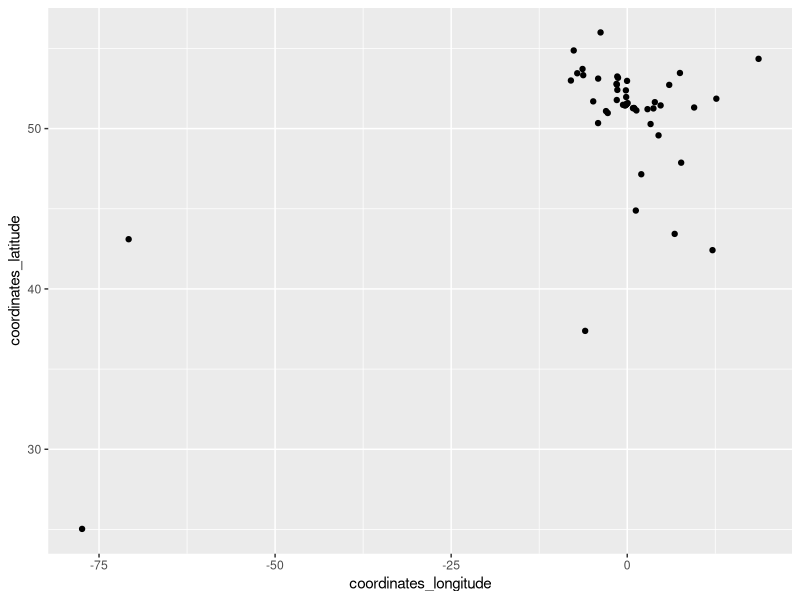
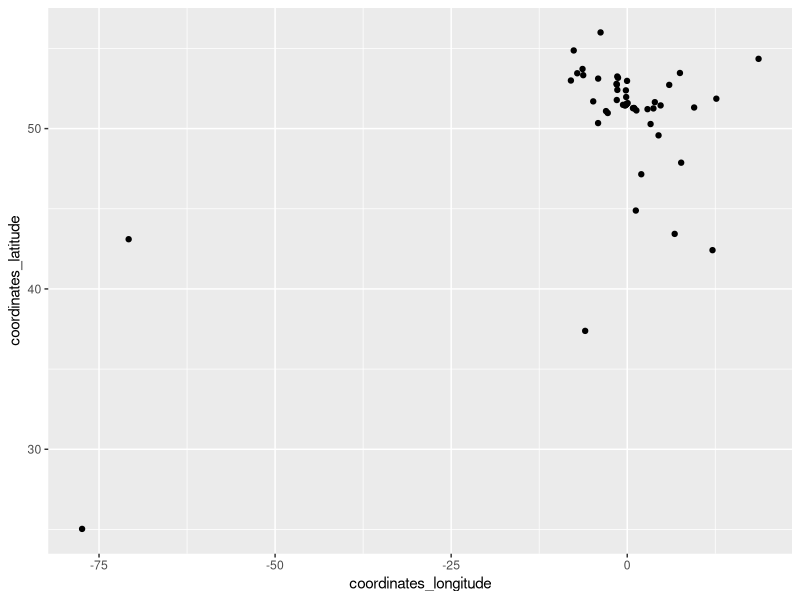

These figures' R source, in order: (Note: this script raises an error after producing the figures.)
## ---- chunk 1
library(dplyr)
library(readr)
library(magrittr)
library(ggplot2)

letter_origins = read_csv('sample_letter_data.csv')
## ---- chunk 2
ggplot() + geom_point(data = letter_origins, aes(x = coordinates_longitude, y = coordinates_latitude))
## ---- chunk 3
library(rnaturalearth)
countries = rnaturalearth::ne_countries(scale = 'medium')

ggplot() + geom_point(data = letter_origins, aes(x = coordinates_longitude, y = coordinates_latitude))
  geom_sf(data = letter_origins_sf)
## ---- chunk 4
ggplot() +
  geom_polygon(data = countries, aes(x = long, y = lat, group = group), fill = 'gray80', color = 'gray80')+
  geom_point(data = letter_origins, aes(x = coordinates_longitude, y = coordinates_latitude)) + 
  coord_fixed(xlim = c(-10, 15), ylim = c(37, 60))
## ---- chunk 5
ggplot() +
  geom_polygon(data = countries, aes(x = long, y = lat, group = group), fill = 'gray80', color = 'gray80')+
  geom_point(data = letter_origins, aes(x = coordinates_longitude, y = coordinates_latitude, size = n)) + 
  coord_fixed(xlim = c(-10, 15), ylim = c(37, 60))
